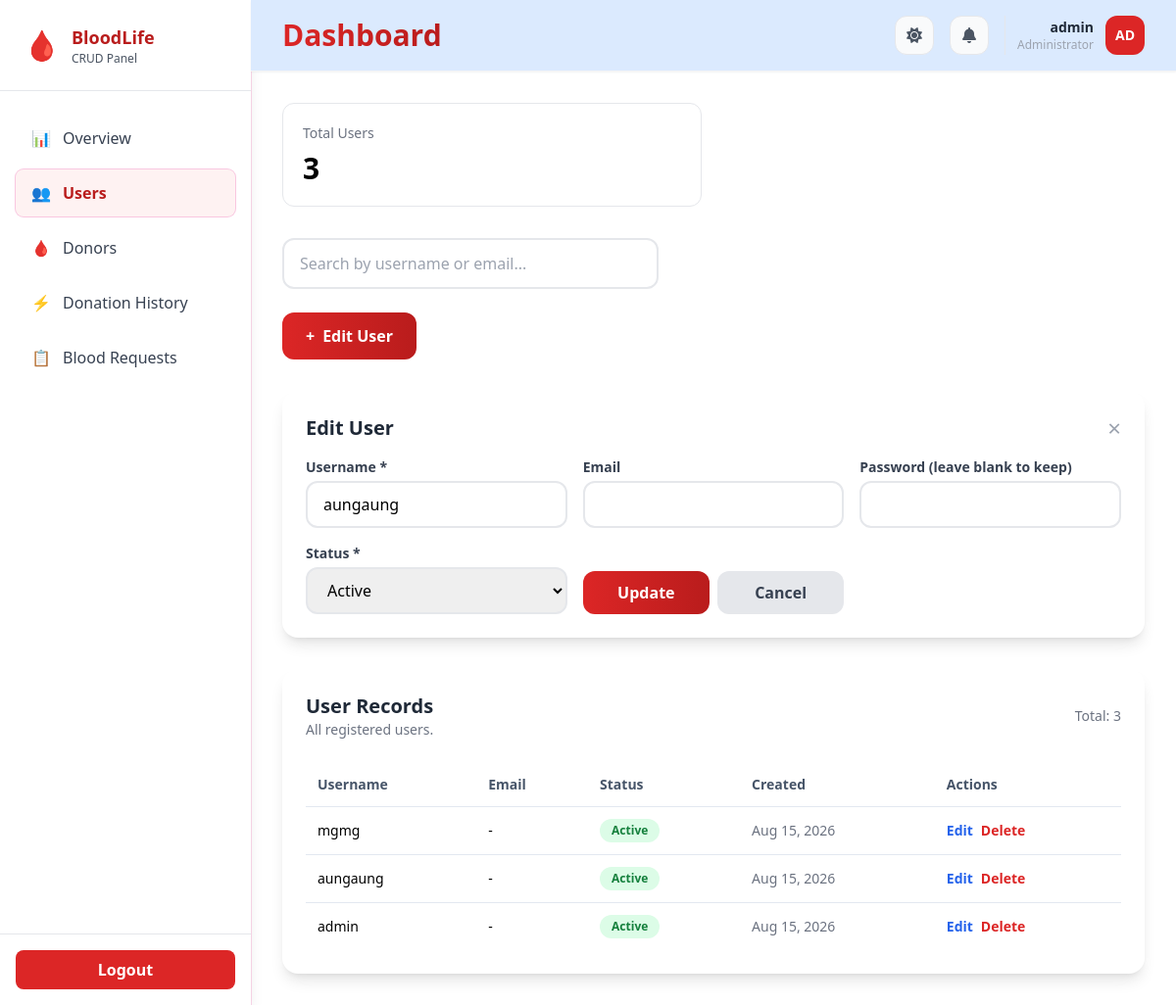
The page /admin/logindata.php?edit=2 (signed in) on the database its author committed.
### tables this page shows
CREATE TABLE users (
    id INT AUTO_INCREMENT PRIMARY KEY,
    username VARCHAR(50) NOT NULL UNIQUE,
    email VARCHAR(100),
    password VARCHAR(255) NOT NULL,
    role ENUM('Admin','User') NOT NULL DEFAULT 'User',
    status ENUM('Active','Inactive') DEFAULT 'Active',
    myanmar_name VARCHAR(100) DEFAULT NULL,
    reset_token VARCHAR(255) DEFAULT NULL,
    reset_expires_at DATETIME DEFAULT NULL,
    created_at TIMESTAMP DEFAULT CURRENT_TIMESTAMP
);

### admin/logindata.php (the view, shortened to what this page needs)
<?php
require_once __DIR__ . '/../config/db.php';
$users = [];
$result = $conn->query("SELECT * FROM users ORDER BY id DESC");
if ($result && $result->num_rows > 0) {
    $users = $result->fetch_all(MYSQLI_ASSOC);
}
$stats = [
    'total' => $conn->query("SELECT COUNT(*) AS c FROM users")->fetch_assoc()['c'] ?? 0,
];
$edit_row = null;
if (isset($_GET['edit'])) {
    $edit_id = (int)$_GET['edit'];
    foreach ($users as $u) {
        if ($u['id'] == $edit_id) {
            $edit_row = $u;
            break;
        }
    }
}
?>
<!DOCTYPE html>
<html lang="en">
<head>
    <script src="https://cdn.tailwindcss.com"></script>
    <link rel="stylesheet" href="../assets/css/myanmar-font.css">
</head>
<body class="bg-gray-100">
<div class="flex min-h-screen">
    <div class="sidebar w-64 bg-white shadow-lg hover:ring-1 hover:ring-pink-500/20 hidden md:flex flex-col sticky top-0 self-start h-screen overflow-y-auto transition-colors duration-300">
        <div class="p-6 border-b border-gray-200">
            <div class="flex items-center space-x-3">
                <span class="text-3xl">🩸</span>
                <div>
                    <h1 class="font-bold text-lg text-red-700">BloodLife</h1>
                    <p class="text-xs text-gray-600">CRUD Panel</p>
                </div>
            </div>
        </div>
        <nav class="flex-1 px-4 py-6 space-y-2">
            <a href="dashboard.php" class="flex items-center space-x-3 px-4 py-3 text-gray-700 hover:bg-red-50 hover:text-red-700 hover:ring-1 hover:ring-pink-500/20 rounded-lg transition">
                <span>📊</span> <span data-i18n="overview">Overview</span>
            </a>
            <a href="logindata.php" class="flex items-center space-x-3 px-4 py-3 bg-red-50 text-red-700 font-semibold ring-1 ring-pink-500/30 rounded-lg transition">
                <span>👥</span> <span>Users</span>
            </a>
            <a href="donor_crud.php" class="flex items-center space-x-3 px-4 py-3 text-gray-700 hover:bg-red-50 hover:text-red-700 hover:ring-1 hover:ring-pink-500/20 rounded-lg transition">
                <span>🩸</span> <span>Donors</span>
            </a>
            <a href="donation_history_crud.php" class="flex items-center space-x-3 px-4 py-3 text-gray-700 hover:bg-red-50 hover:text-red-700 hover:ring-1 hover:ring-pink-500/20 rounded-lg transition">
                <span>⚡</span> <span>Donation History</span>
            </a>
            <a href="blood_requests_crud.php" class="flex items-center space-x-3 px-4 py-3 text-gray-700 hover:bg-red-50 hover:text-red-700 hover:ring-1 hover:ring-pink-500/20 rounded-lg transition">
                <span>📋</span> <span>Blood Requests</span>
            </a>
        </nav>
        <div class="p-4 border-t border-gray-200">
            <a href="logout.php" onclick="return confirm('Are you sure you want to logout?')" class="w-full bg-red-600 text-white flex justify-center py-2 rounded-lg font-semibold hover:bg-red-700 transition" data-i18n="logout">Logout</a>
        </div>
    </div>
    <main class="flex-1">
        <?php include __DIR__ . '/../includes/navbar.php'; ?>
        <div class="p-8">
            <div class="grid grid-cols-1 md:grid-cols-2 gap-6 mb-8">
                <div class="bg-white rounded-xl border p-5 stat-card">
                    <p class="text-gray-500 text-sm">Total Users</p>
                    <h3 class="text-3xl font-bold mt-2"><?= $stats['total'] ?></h3>
                </div>
            </div>
            <div class="w-96 mb-6">
                <input id="searchInput" type="text" placeholder="Search by username or email..." class="w-full border-2 border-gray-200 rounded-xl px-4 py-3 focus:outline-none focus:border-red-500 transition">
            </div>
            <div class="mb-8">
                <button onclick="toggleForm()" id="toggleFormBtn" class="bg-gradient-to-r from-red-600 to-red-700 text-white font-semibold px-6 py-3 rounded-xl hover:shadow-lg transition flex items-center gap-2">
                    <span>+</span>
                    <span><?= $edit_row ? 'Edit User' : 'Add New User' ?></span>
                </button>
            </div>
            <div id="crudForm" class="bg-white rounded-2xl shadow-lg p-6 mb-8 <?= $edit_row ? '' : 'hidden' ?>">
                <div class="flex items-center justify-between mb-4">
                    <h3 class="text-xl font-bold text-gray-800"><?= $edit_row ? 'Edit User' : 'New User' ?></h3>
                    <button onclick="toggleForm()" class="text-gray-400 hover:text-gray-600 text-2xl leading-none">&times;</button>
                </div>
                <form method="POST" class="grid grid-cols-1 md:grid-cols-2 lg:grid-cols-3 gap-4">
                    <div>
                        <label class="block text-sm font-semibold text-gray-700 mb-1">Username *</label>
                        <input type="text" name="username" value="<?= htmlspecialchars($edit_row['username'] ?? '') ?>" required class="w-full border-2 border-gray-200 rounded-xl px-4 py-2.5 focus:border-red-500 focus:ring-2 focus:ring-red-200 transition outline-none">
                    </div>
                    <div>
                        <label class="block text-sm font-semibold text-gray-700 mb-1">Email</label>
                        <input type="email" name="email" value="<?= htmlspecialchars($edit_row['email'] ?? '') ?>" class="w-full border-2 border-gray-200 rounded-xl px-4 py-2.5 focus:border-red-500 focus:ring-2 focus:ring-red-200 transition outline-none">
                    </div>
                    <div>
                        <label class="block text-sm font-semibold text-gray-700 mb-1">Password <?= $edit_row ? '(leave blank to keep)' : '*' ?></label>
                        <input type="password" name="password" value="" <?= $edit_row ? '' : 'required' ?> class="w-full border-2 border-gray-200 rounded-xl px-4 py-2.5 focus:border-red-500 focus:ring-2 focus:ring-red-200 transition outline-none">
                    </div>
                    <div>
                        <label class="block text-sm font-semibold text-gray-700 mb-1">Status *</label>
                        <select name="status" required class="w-full border-2 border-gray-200 rounded-xl px-4 py-2.5 focus:border-red-500 focus:ring-2 focus:ring-red-200 transition outline-none">
                            <?php foreach (['Active','Inactive'] as $st): ?>
                                <option value="<?= $st ?>" <?= (($edit_row['status'] ?? 'Active') === $st) ? 'selected' : '' ?>><?= $st ?></option>
                            <?php endforeach; ?>
                        </select>
                    </div>
                    <div class="flex items-end">
                        <button type="submit" name="<?= $edit_row ? 'update' : 'add' ?>" class="w-full bg-gradient-to-r from-red-600 to-red-700 text-white font-semibold py-2.5 rounded-xl hover:shadow-lg transition">
                            <?= $edit_row ? 'Update' : 'Create' ?>
                        </button>
                        <?php if ($edit_row): ?>
                            <a href="logindata.php" class="ml-2 w-full text-center bg-gray-200 text-gray-700 font-semibold py-2.5 rounded-xl hover:bg-gray-300 transition">Cancel</a>
                        <?php endif; ?>
                    </div>
                </form>
            </div>
            <div class="bg-white rounded-2xl shadow-lg p-6">
                <div class="flex items-center justify-between mb-6">
                    <div>
                        <h3 class="text-xl font-bold text-gray-800">User Records</h3>
                        <p class="text-sm text-gray-500">All registered users.</p>
                    </div>
                    <span class="text-sm text-gray-500">Total: <?= count($users) ?></span>
                </div>
                <div class="overflow-x-auto">
                    <table class="w-full text-left text-sm border-collapse">
                        <thead>
                            <tr class="bg-gray-50 text-slate-600">
                                <th class="p-3">Username</th>
                                <th class="p-3">Email</th>
                                <th class="p-3">Status</th>
                                <th class="p-3">Created</th>
                                <th class="p-3">Actions</th>
                            </tr>
                        </thead>
                        <tbody>
                            <?php if (count($users) > 0): ?>
                                <?php foreach ($users as $u): ?>
                                    <?php
                                    $statusColor = ($u['status'] ?? 'Active') === 'Active' ? 'bg-green-100 text-green-700' : 'bg-red-100 text-red-700';
                                    ?>
                                    <tr class="user-row border-t border-slate-200 hover:bg-gray-50">
                                        <td class="p-3 font-medium"><?= htmlspecialchars($u['username']) ?></td>
                                        <td class="p-3"><?= htmlspecialchars($u['email'] ?? '-') ?></td>
                                        <td class="p-3"><span class="inline-flex rounded-full px-3 py-1 text-xs font-semibold <?= $statusColor ?>"><?= htmlspecialchars($u['status']) ?></span></td>
                                        <td class="p-3 text-gray-500"><?= date('M d, Y', strtotime($u['created_at'])) ?></td>
                                        <td class="p-3">
                                            <div class="flex gap-2">
                                                <a href="logindata.php?edit=<?= $u['id'] ?>" class="text-blue-600 hover:text-blue-800 font-semibold">Edit</a>
                                                <a href="logindata.php?delete=<?= $u['id'] ?>" class="text-red-600 hover:text-red-800 font-semibold" onclick="return confirm('Delete this user?')">Delete</a>
                                            </div>
                                        </td>
                                    </tr>
                                <?php endforeach; ?>
                            <?php else: ?>
                                <tr><td colspan="6" class="p-8 text-center text-gray-500">No users found.</td></tr>
                            <?php endif; ?>
                        </tbody>
                    </table>
                </div>
            </div>
        </div>
    </main>
</div>
</body>
</html>

### admin/logindata.php (style rules this page uses)
.stat-card { transition: all 0.3s ease; }
html:not(.dark) body { background-color: #ffffff !important; background-image: none !important; }
html:not(.dark) .bg-gray-50:not(.sidebar):not(nav):not(nav *) { background-color: #ffffff !important; }
html:not(.dark) .bg-gray-100 { background-color: #ffffff !important; }

### rows shown on the page
users: username "aungaung", status "Active", email "-", created_at "Aug 15, 2026"
users: username "mgmg", email "-", status "Active", created_at "Aug 15, 2026"
users: username "admin", email "-", status "Active", created_at "Aug 15, 2026"

### other values the page prints
$_SESSION['username'] "admin"
substr($_SESSION['username'] ?? 'A', 0, 2) "AD"
$stats['total'] "3"
count($users) "3"
